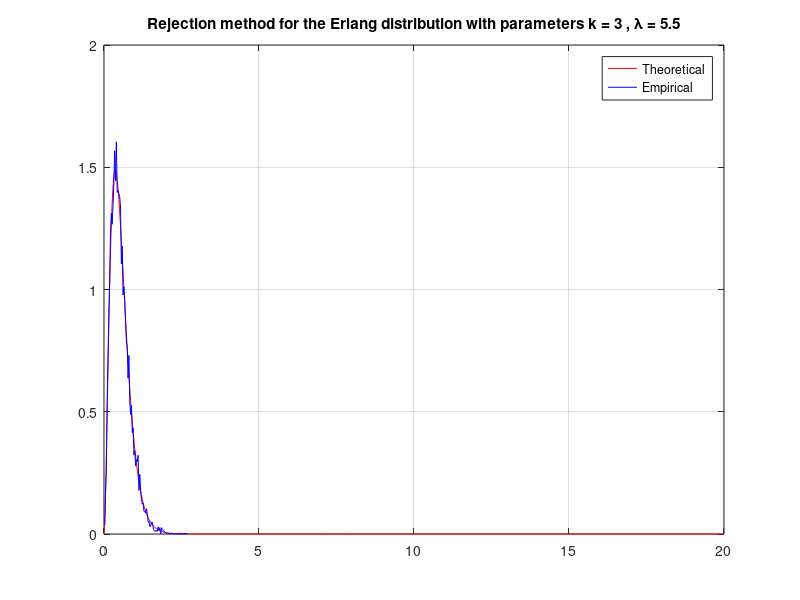

Source code (MATLAB):
clear, clc;
% The Erlang distribution. Simulation with the von Neumann (rejection) method.

% Parameters of distribution:
k = 3; % positive integer, the "shape".
lambda = 5.5; % positive real number, the "rate".

N = 10000; % Sample length.
X = zeros(1,N); % Array for values.
x1 = 0; x2 = 20; % x variable's interval.

% Divide the range into 1000 points:
x = linspace(x1,x2,1000);

% The probability density function (PDF)of Erlang distribution:
f = @(x)(lambda * (lambda*x).^(k-1) .* exp(-lambda*x) ) / factorial(k-1);

% Compute density for each x:
F = f(x);

% Find max value:
Fmax = max(F);

n = 1; % Counter.

while n <= N % Until we get the right amount of numbers from the sample.
    
    % Generate random points:
    xpoint = x1 + (x2 - x1)*rand;
    ypoint = Fmax*rand;
    
    if ypoint <= f(xpoint) % If the point is below the graph.
        X(n) = xpoint; % Save this point.
        n = n+1;
    end
end

[yh, xh] = hist(X,100); % Show histogram.
yh = yh/(length(X)*(xh(2)-xh(1))); % Compute the density on the histogram.

plot (x,F,'r', xh,yh,'b') 
grid on

title( ['Rejection method for the Erlang distribution with parameters k = ',num2str(k),' , \lambda = ',num2str(lambda)] )
legend('Theoretical','Empirical')
